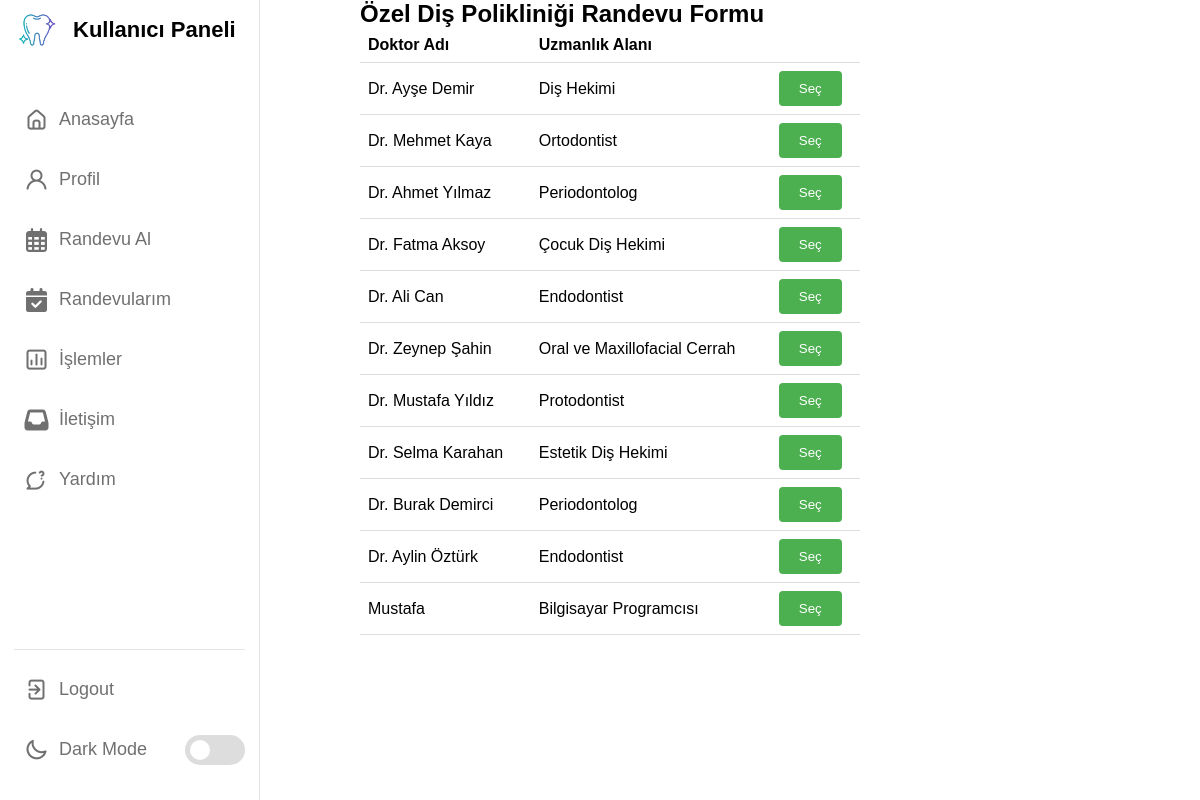
Screenshot of /php/userranal.php with the database file from the repository.
### tables this page shows
CREATE TABLE `doktorlar` (
  `id` int(11) NOT NULL,
  `ad` varchar(50) DEFAULT NULL,
  `uzmanlik_alani` varchar(50) DEFAULT NULL,
  `Doktor_adres` varchar(100) DEFAULT NULL
);

### php/userranal.php (the view, shortened to what this page needs)
<!DOCTYPE html>
<html lang="en">
  <head>
    <link rel="stylesheet" type="text/css"  href="../css/style3.css">
    <link rel="stylesheet" href="//code.jquery.com/ui/1.12.1/themes/base/jquery-ui.css">
  <link rel="stylesheet"
      href="https://unicons.iconscout.com/release/v4.0.0/css/line.css">
  </head>
  <body>
    <nav>
      <div class="logo-name">
        <div class="logo-imge">
          <img src="../images/ikon.webp" alt="logo">
        </div>
        <span class="logo_name">Kullanıcı Paneli</span>
      </div>
      <div class="menu-items">
        <ul class="nav-links">
          <li>
            <a href="dashboard.php">
              <i class="uil uil-estate"></i>
              <span class="link-name">Anasayfa</span>
            </a>
          </li>
          <li>
            <a href="profil.php">
              <i class="uil uil-user"></i>
              <span class="link-name">Profil</span>
            </a>
          </li>
          <li>
            <a href="userranal.php">
            <i class="fa-regular fa-calendar-days"></i>
              <span class="link-name">Randevu Al</span>
            </a>
          </li>
          <li>
            <a href="randevularım.php">
            <i class="fa-solid fa-calendar-check"></i>
              <span class="link-name">Randevularım</span>
            </a>
          </li>
          <li><a href="İşlemler.php">
              <i class="uil uil-chart"></i>
              <span class="link-name">İşlemler</span>
            </a></li>
          <li><a href="İletişim.php">
              <i class="fa-solid fa-inbox"></i>
              <span class="link-name">İletişim</span>
            </a></li>
          <li>
            <a href="Yardım.php">
              <i class="uil uil-comment-question"></i>
              <span class="link-name">Yardım</span>
            </a>
          </li>
        </ul>
        <ul class="logout-mod">
          <li><a href="logout.php">
              <i class="uil uil-signout"></i>
              <span class="link-name">Logout</span>
            </a></li>
          <li class="mode">
            <a href="#">
              <i class="uil uil-moon"></i>
              <span class="link-name">Dark Mode</span>
            </a>
            <div class="mode-toggle">
              <span class="switch"></span>
            </div>
          </li>
        </ul>
      </div>
    </nav>
    <div class="container">
    <h2>Özel Diş Polikliniği Randevu Formu</h2>
    <div class="step step-1 active-step">
      <?php
      $servername = "localhost";
      $username = "root";
      $password = "";
      $dbname = "dental";
      $conn = new mysqli($servername, $username, $password, $dbname);
      $sql = "SELECT * FROM doktorlar";
      $result = $conn->query($sql);
      if ($result->num_rows > 0) {
          echo "<table>
                <thead>
                  <tr>
                    <th>Doktor Adı</th>
                    <th>Uzmanlık Alanı</th>
                    <th></th>
                  </tr>
                </thead>
                <tbody class='doctor-selection'>";
          while ($row = $result->fetch_assoc()) {
              echo "<tr>
                      <td>" . $row["ad"] . "</td>
                      <td>" . $row["uzmanlik_alani"] . "</td>
                      <td><button class='btn btn-select-doctor' data-doctor-name='" . $row["ad"] . "'>Seç</button></td>
                    </tr>";
          }
          echo "</tbody>
                </table>";
      } else {
          echo "Doktor bulunamadı.";
      }
      ?>
    </div>
  </div>
  </body>
</html>

### css/style3.css (style rules this page uses)
* { margin: 0; padding: 0; box-sizing: border-box; font-family: 'Poppins', sans-serif; }
:root { --primary-color: #ffffff; --panel-color: #FFF; --text-color: #000; --black-light-color: #707070; --border-color: #e6e5e5; --toggle-color: #DDD; --box1-color: #4DA3FF; --box2-color: #FFE6AC; --box3-color: #E7D1FC; --title-icon-color: #fff; --tran-05: all 0.5s ease; --tran-03: all 0.3s ease; --tran-03: all 0.2s ease; }
body { min-height: 100vh; background-color: var(--panel-color); }
nav { position: fixed; top: 0; left: 0; height: 100%; width: 260px; padding: 10px 14px; background-color: var(--panel-color); border-right: 1px solid var(--border-color); transition: var(--tran-05); }
.logo-name { display: flex; align-items: center; }
nav .logo-imge { display: flex; justify-content: center; min-width: 45px; }
nav .logo-imge img { width: 40px; object-fit: cover; border-radius: 50%; }
nav .logo-name .logo_name { font-size: 22px; font-weight: 700; transition: var(--tran-05); color: var(--text-color); margin-left: 14px; }
nav .menu-items { margin-top: 40px; height: calc(100% - 90px); display: flex; flex-direction: column; justify-content: space-between; }
.menu-items li { list-style: none; }
.menu-items li a { text-decoration: none; align-items: center; display: flex; height: 60px; }
.menu-items li a i { min-width: 45px; height: 100%; display: flex; align-items: center; justify-content: center; font-size: 24px; color: var(--black-light-color); }
.menu-items li a .link-name { font-size: 18px; font-weight: 400; color: var(--black-light-color); transition: var(--tran-05); }
.menu-items .logout-mod { padding-top: 10px; border-top: 1px solid var(--border-color); }
.menu-items .mode { display: flex; align-items: center; white-space: nowrap; }
.menu-items .mode-toggle { position: absolute; right: 14px; height: 50px; min-width: 45px; display: flex; align-items: center; justify-content: center; cursor: pointer; }
.mode-toggle .switch { position: relative; display: inline-block; height: 30px; width: 60px; border-radius: 25px; background-color: var(--toggle-color); }
.switch::before { content: ""; position: absolute; left: 5px; top: 50%; transform: translateY(-50%); height: 20px; width: 20px; background-color: var(--panel-color); border-radius: 50%; }
.container { max-width: 500px; margin-left: 30vw; }
table { width: 100%; border-collapse: collapse; }
th, td { padding: 8px; text-align: left; border-bottom: 1px solid #ddd; }
.step { display: none; }
.active-step { display: block; }
.btn { background-color: #4CAF50; color: white; border: none; padding: 10px 20px; border-radius: 4px; cursor: pointer; }

### rows the page displays
doktorlar: ad "Dr. Ayşe Demir", uzmanlik_alani "Diş Hekimi"
doktorlar: ad "Dr. Mehmet Kaya", uzmanlik_alani "Ortodontist"
doktorlar: ad "Dr. Ahmet Yılmaz", uzmanlik_alani "Periodontolog"
doktorlar: ad "Dr. Fatma Aksoy", uzmanlik_alani "Çocuk Diş Hekimi"
doktorlar: ad "Dr. Ali Can", uzmanlik_alani "Endodontist"
doktorlar: ad "Dr. Zeynep Şahin", uzmanlik_alani "Oral ve Maxillofacial Cerrah"
doktorlar: ad "Dr. Mustafa Yıldız", uzmanlik_alani "Protodontist"
doktorlar: ad "Dr. Selma Karahan", uzmanlik_alani "Estetik Diş Hekimi"
doktorlar: ad "Dr. Burak Demirci", uzmanlik_alani "Periodontolog"
doktorlar: ad "Dr. Aylin Öztürk", uzmanlik_alani "Endodontist"
doktorlar: ad "Mustafa", uzmanlik_alani "Bilgisayar Programcısı"
